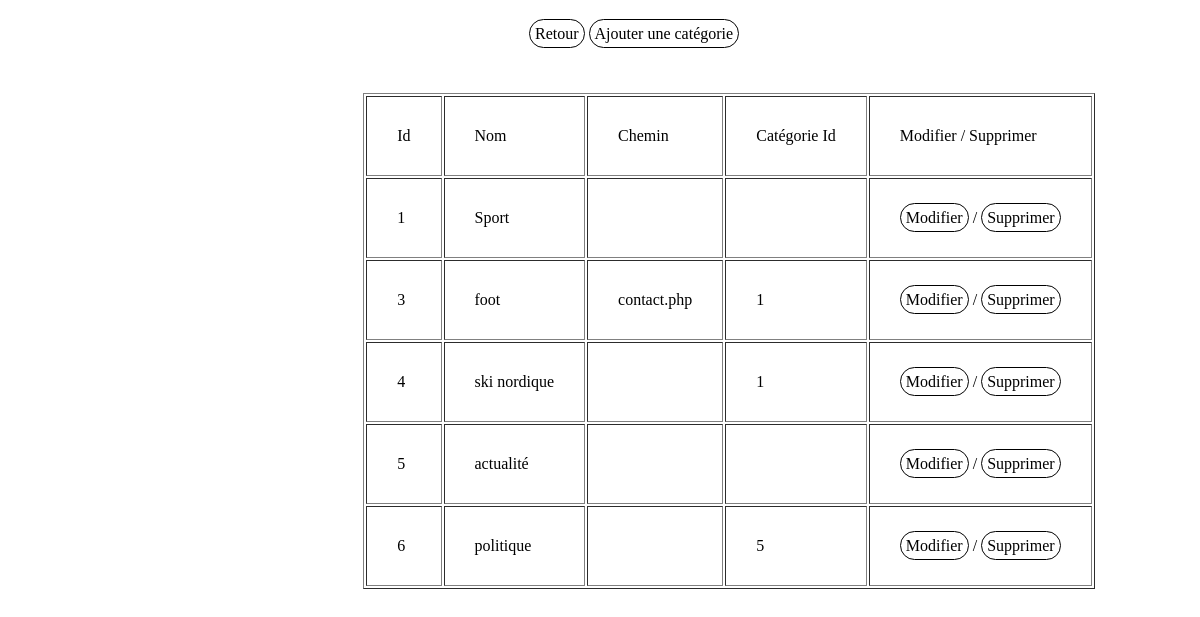
Page /administration.php on the earlier database version.
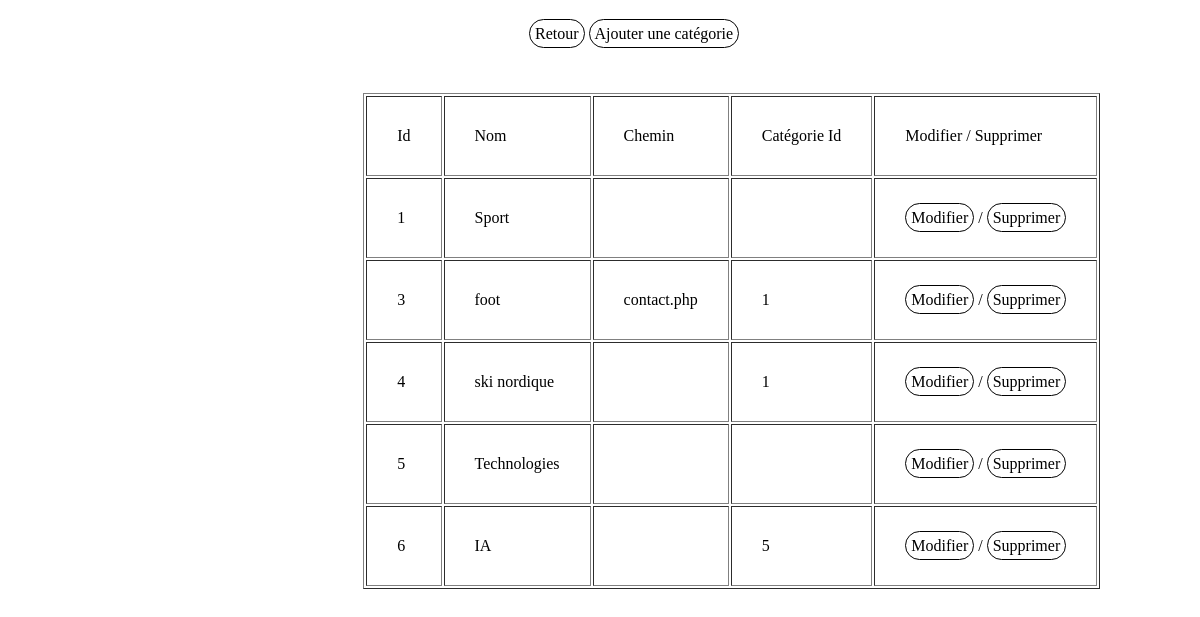
Same page on the later database version.
### tables this page shows
CREATE TABLE IF NOT EXISTS `categories` (
  `id` int NOT NULL AUTO_INCREMENT,
  `nom` varchar(20) NOT NULL,
  `chemin` varchar(50) NOT NULL,
  `categorie_id` int DEFAULT NULL,
  PRIMARY KEY (`id`),
  KEY `fk_categorie_id` (`categorie_id`)
);

### classes/Connexionbdd.php (called while the page is built, shortened)
<?php
abstract class Connexionbdd {
    public static function getPdo(){
        $pdo = new PDO("mysql:host=127.0.0.1;dbname=actualite;charset=utf8mb4;port=3306", "root");
        return $pdo;
    }
    public static function query($sql, $params = []) {
        $pdo = Connexionbdd::getPdo();
        $stmt = $pdo->prepare($sql);
        $stmt->execute();
        $data = $stmt->fetchAll(PDO::FETCH_ASSOC);
        return $data;
    }
}

### classes/Admin.php (called while the page is built, shortened)
<?php
require_once 'Connexionbdd.php';
abstract class Admin extends Connexionbdd {
    public static function getDonnees(){
        $sql = 'SELECT * FROM categories';
        $categories = Connexionbdd::query($sql);
        return $categories;
    }
}

### administration.php (the view, shortened to what this page needs)
<?php
require_once 'classes/Admin.php';
$categories = Admin::getdonnees();
?>
<!DOCTYPE html>
<html lang="en" class="admin">
<head>
    <link rel="stylesheet" href="css/styles.css">
</head>
<body>
<div class="box-buttons">
    <a href="index.php" class="bouton-ajouter">Retour</a>
    <a href="ajoutCategorie.php" class="bouton-ajouter">Ajouter une catégorie</a>
</div>
<div class="tableau-admin">
    <table cellpadding="30" border="1px">
        <tr>
            <td>Id</td>
            <td>Nom</td>
            <td>Chemin</td>
            <td>Catégorie Id</td>
            <td>Modifier / Supprimer</td>
        </tr>
        <?php foreach ($categories as $categorie){?>
        <tr>
            <td><?= $categorie['id']?></td>
            <td><?= $categorie['nom']?></td>
            <td><?= $categorie['chemin']?></td>
            <td><?= $categorie['categorie_id'] ?></td>
            <td>
                <a href="modificationCategorie.php?id=<?= $categorie['id']?>" class="boutons-tableau">Modifier</a> /
                <a href="administration.php?id=<?= $categorie['id']?>" class="boutons-tableau" onclick="return confirm('Voulez-vous vraiment supprimer cette catégorie ?')">Supprimer</a>
            </td>
        </tr>
        <?php }?>
    </table>
</div>
</body>
</html>

Differences in the rows shown:
changed categories id 5: nom "actualité" → "Technologies"
changed categories id 6: nom "politique" → "IA"
